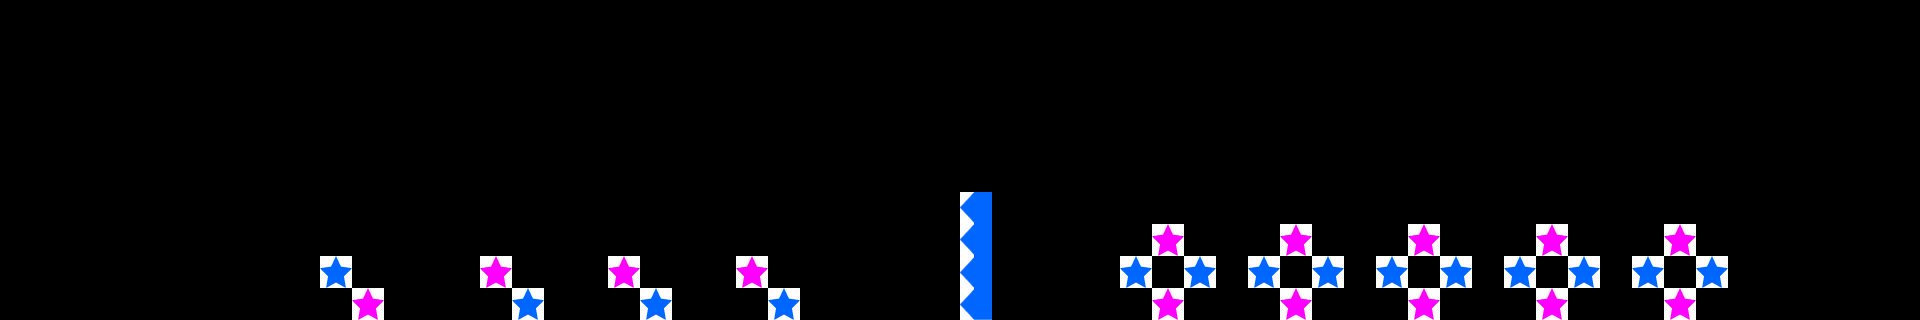

This is a level from a 2D game, rendered from its Tiled map with the project's own tilesets. A one-line summary and the map file follow, with tile-layer data summarised:
An orthogonal 60x10 tile map with 32x32 px tiles, 2 tile layers (FloorLayer, ThingLayer).

<map version="1.0" orientation="orthogonal" width="60" height="10" tilewidth="32" tileheight="32">
 <tileset firstgid="1" name="bg_tmx" tilewidth="32" tileheight="32">
  <image source="bg_tmx.png" width="320" height="320" />
  <tile id="0">
   <properties>
    <property name="isFloor" value="1" />
   </properties>
  </tile>
  <tile id="3">
   <properties>
    <property name="objType" value="life" />
    <property name="colorType" value="red" />
   </properties>
  </tile>
  <tile id="4">
   <properties>
    <property name="objType" value="star" />
    <property name="colorType" value="blue" />
   </properties>
  </tile>
  <tile id="5">
   <properties>
    <property name="objType" value="star" />
    <property name="colorType" value="pink" />
   </properties>
  </tile>
  <tile id="10">
   <properties>
    <property name="isFloor" value="1" />
   </properties>
  </tile>
  <tile id="11">
   <properties>
    <property name="objType" value="line" />
    <property name="colorType" value="pink" />
   </properties>
  </tile>
  <tile id="12">
   <properties>
    <property name="objType" value="line" />
    <property name="colorType" value="blue" />
   </properties>
  </tile>
  <tile id="14">
   <properties>
    <property name="objType" value="line" />
    <property name="colorType" value="blue" />
   </properties>
  </tile>
  <tile id="15">
   <properties>
    <property name="objType" value="line" />
    <property name="colorType" value="pink" />
   </properties>
  </tile>
  <tile id="30">
   <properties>
    <property name="isFloor" value="1" />
   </properties>
  </tile>
  <tile id="31">
   <properties>
    <property name="isFloor" value="1" />
   </properties>
  </tile>
  <tile id="32">
   <properties>
    <property name="isFloor" value="1" />
   </properties>
  </tile>
  <tile id="64">
   <properties>
    <property name="isBaffle" value="1" />
   </properties>
  </tile>
  <tile id="81">
   <properties>
    <property name="ObjTypeId" value="2" />
   </properties>
  </tile>
 </tileset>
 <layer name="FloorLayer" width="60" height="10">
  <data>[600 cells, 0 non-empty, 0 distinct tile ids]</data>
 </layer>
 <layer name="ThingLayer" width="60" height="10">
  <data>[600 cells, 32 non-empty, 6 distinct tile ids]</data>
 </layer>
</map>
